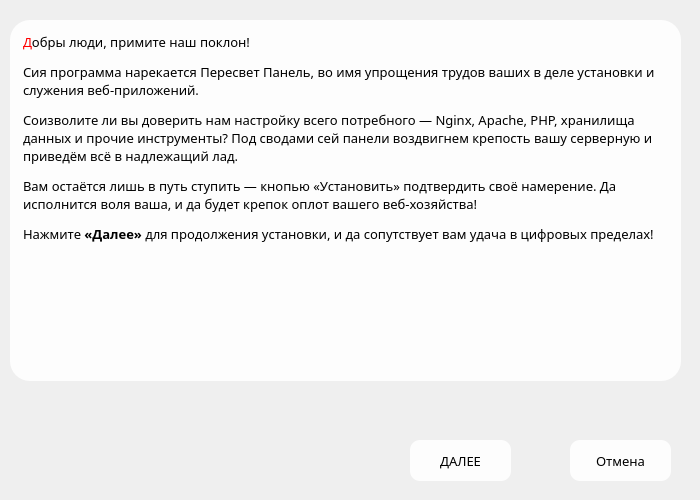
   <widget class="QWidget" name="page">
    <property name="minimumSize">
     <size>
      <width>700</width>
      <height>500</height>
     </size>
    </property>
    <property name="maximumSize">
     <size>
      <width>700</width>
      <height>500</height>
     </size>
    </property>
    <widget class="QPushButton" name="continue1">
     <property name="geometry">
      <rect>
       <x>410</x>
       <y>440</y>
       <width>101</width>
       <height>41</height>
      </rect>
     </property>
     <property name="font">
      <font>
       <family>Molodo-font</family>
       <pointsize>10</pointsize>
      </font>
     </property>
     <property name="styleSheet">
      <string notr="true">QPushButton {
        background-color: rgba(255, 255, 255, 230);
        color: black;
        padding: 10px;
        border-radius: 10px;
    }
QPushButton:hover {
    background-color: rgba(230, 230, 230, 230);
}
QPushButton:pressed {
    background-color: rgba(200, 200, 200, 230);
}</string>
     </property>
     <property name="text">
      <string>ДАЛЕЕ</string>
     </property>
    </widget>
    <widget class="QPushButton" name="cancle1">
     <property name="geometry">
      <rect>
       <x>570</x>
       <y>440</y>
       <width>101</width>
       <height>41</height>
      </rect>
     </property>
     <property name="font">
      <font>
       <family>Molodo-font</family>
       <pointsize>10</pointsize>
      </font>
     </property>
     <property name="styleSheet">
      <string notr="true">QPushButton {
        background-color: rgba(255, 255, 255, 230);
        color: black;
        padding: 10px;
        border-radius: 10px;
    }
QPushButton:hover {
    background-color: rgba(230, 230, 230, 230);
}
QPushButton:pressed {
    background-color: rgba(200, 200, 200, 230);
}</string>
     </property>
     <property name="text">
      <string>Отмена</string>
     </property>
    </widget>
    <widget class="QLabel" name="icon1">
     <property name="geometry">
      <rect>
       <x>10</x>
       <y>400</y>
       <width>91</width>
       <height>91</height>
      </rect>
     </property>
     <property name="text">
      <string/>
     </property>
    </widget>
    <widget class="QLabel" name="main_text">
     <property name="geometry">
      <rect>
       <x>10</x>
       <y>20</y>
       <width>671</width>
       <height>361</height>
      </rect>
     </property>
     <property name="font">
      <font>
       <family>Monomakh Unicode</family>
       <pointsize>10</pointsize>
       <strikeout>false</strikeout>
      </font>
     </property>
     <property name="styleSheet">
      <string notr="true">QLabel {
        background-color: rgba(255, 255, 255, 230);
        color: black;
        padding: 10px;
        border-radius: 20px;
    }</string>
     </property>
     <property name="text">
      <string>&lt;html&gt;&lt;head/&gt;&lt;body&gt;&lt;p&gt;&lt;span style=&quot; color:#ff0000;&quot;&gt;Д&lt;/span&gt;обры люди, примите наш поклон!&lt;/p&gt;&lt;p&gt;Сия программа нарекается Пересвет Панель, во имя упрощения трудов ваших в деле установки и служения веб-приложений.&lt;/p&gt;&lt;p&gt;Соизволите ли вы доверить нам настройку всего потребного — Nginx, Apache, PHP, хранилища данных и прочие инструменты? Под сводами сей панели воздвигнем крепость вашу серверную и приведём всё в надлежащий лад.&lt;/p&gt;&lt;p&gt;Вам остаётся лишь в путь ступить — кнопью «Установить» подтвердить своё намерение. Да исполнится воля ваша, и да будет крепок оплот вашего веб-хозяйства!&lt;/p&gt;&lt;p&gt;Нажмите &lt;span style=&quot; font-weight:600;&quot;&gt;«Далее»&lt;/span&gt; для продолжения установки, и да сопутствует вам удача в цифровых пределах!&lt;/p&gt;&lt;/body&gt;&lt;/html&gt;</string>
     </property>
     <property name="alignment">
      <set>Qt::AlignLeading|Qt::AlignLeft|Qt::AlignTop</set>
     </property>
     <property name="wordWrap">
      <bool>true</bool>
     </property>
    </widget>
    <widget class="QLabel" name="background1">
     <property name="geometry">
      <rect>
       <x>0</x>
       <y>0</y>
       <width>701</width>
       <height>501</height>
      </rect>
     </property>
     <property name="minimumSize">
      <size>
       <width>0</width>
       <height>0</height>
      </size>
     </property>
     <property name="maximumSize">
      <size>
       <width>16777215</width>
       <height>16777215</height>
      </size>
     </property>
     <property name="text">
      <string/>
     </property>
    </widget>
    <zorder>background1</zorder>
    <zorder>continue1</zorder>
    <zorder>cancle1</zorder>
    <zorder>icon1</zorder>
    <zorder>main_text</zorder>
   </widget>
